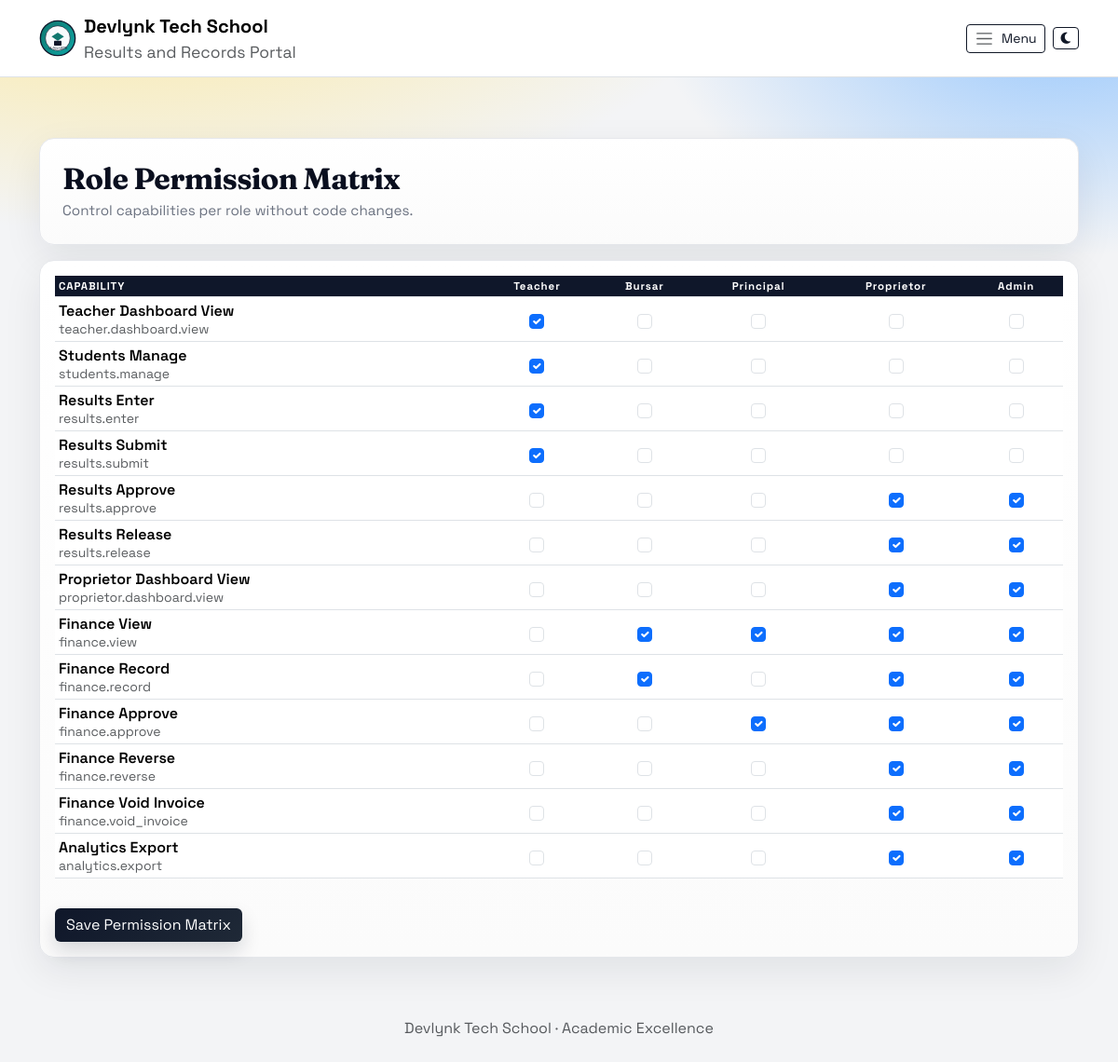
The page /accounts/permissions/matrix/ (signed in) on the database its author committed.
### accounts/models.py (models this page shows, shortened)
class SchoolBranding(models.Model):
    GRADING_TEMPLATE_CUSTOM = "custom"
    GRADING_TEMPLATE_WAEC = "waec"
    GRADING_TEMPLATE_STRICT = "strict"
    GRADING_TEMPLATE_CHOICES = (
        (GRADING_TEMPLATE_CUSTOM, "Custom"),
        (GRADING_TEMPLATE_WAEC, "WAEC Standard"),
        (GRADING_TEMPLATE_STRICT, "Strict Senior"),
    )
    REPORT_STYLE_CLASSIC = "classic"
    REPORT_STYLE_COMPACT = "compact"
    REPORT_STYLE_CHOICES = (
        (REPORT_STYLE_CLASSIC, "Classic"),
        (REPORT_STYLE_COMPACT, "Compact"),
    )
    PRINT_DENSITY_STANDARD = "standard"
    PRINT_DENSITY_DENSE = "dense"
    PRINT_DENSITY_CHOICES = (
        (PRINT_DENSITY_STANDARD, "Standard"),
        (PRINT_DENSITY_DENSE, "High Density"),
    )
    id = models.AutoField(primary_key=True)
    school_name = models.CharField(max_length=150, default="Al-Waarith Model College")
    school_motto = models.CharField(max_length=200, default="Results and Records Portal")
    school_logo = models.FileField(upload_to="branding/", blank=True, null=True)
    principal_signature_name = models.CharField(max_length=120, default="Principal")
    class_teacher_signature_name = models.CharField(max_length=120, default="Class Teacher")
    principal_signature_file = models.FileField(
        upload_to="branding/signatures/", blank=True, null=True
    )
    class_teacher_signature_file = models.FileField(
        upload_to="branding/signatures/", blank=True, null=True
    )
    grading_template = models.CharField(
        max_length=16, choices=GRADING_TEMPLATE_CHOICES, default=GRADING_TEMPLATE_CUSTOM
    )
    report_template_style = models.CharField(
        max_length=16, choices=REPORT_STYLE_CHOICES, default=REPORT_STYLE_CLASSIC
    )
    report_print_density = models.CharField(
        max_length=16, choices=PRINT_DENSITY_CHOICES, default=PRINT_DENSITY_STANDARD
    )
    result_footer_note = models.CharField(max_length=160, blank=True)
    grade_a_min = models.PositiveSmallIntegerField(default=70)
    grade_b_min = models.PositiveSmallIntegerField(default=60)
    grade_c_min = models.PositiveSmallIntegerField(default=50)
    grade_d_min = models.PositiveSmallIntegerField(default=45)
    pass_mark = models.PositiveSmallIntegerField(default=45)
    promotion_min_attendance_rate = models.FloatField(default=75.0)
    promotion_min_behavior_average = models.FloatField(default=2.5)
    promotion_require_non_cognitive = models.BooleanField(default=True)
    updated_at = models.DateTimeField(auto_now=True)
    class Meta:
        verbose_name = "School Branding"
        verbose_name_plural = "School Branding"
    @classmethod
    def get_solo(cls):
        obj = cls.objects.order_by("id").first()
        if obj:
            return obj
        return cls.objects.create()

### accounts/views.py (the view, shortened to what this page needs)
# urls.py: path("permissions/matrix/", role_permission_matrix, name="role_permission_matrix"),
@proprietor_required
def role_permission_matrix(request):
    capability_labels = {
        cap: cap.replace(".", " ").replace("_", " ").title()
        for cap in ALL_CAPABILITIES
    }
    overrides = get_role_capability_overrides()
    matrix = []
    for capability in ALL_CAPABILITIES:
        row = {
            "capability": capability,
            "label": capability_labels[capability],
            "roles": {},
        }
        for role in MANAGED_ROLES:
            default_allowed = capability in ROLE_CAPABILITIES.get(role, set())
            effective_allowed = overrides.get(role, {}).get(capability, default_allowed)
            row["roles"][role] = effective_allowed
        matrix.append(row)
    context = {
        "roles": MANAGED_ROLES,
        "matrix": matrix,
    }
    return render(request, "accounts/role_permission_matrix.html", context)

### accounts/capabilities.py (called while the page is built)
def _user_roles(user):
    roles = set()
    if not user or not user.is_authenticated:
        return roles
    if getattr(user, "is_superuser", False):
        roles.add("admin")
    if getattr(user, "is_admin", False):
        roles.add("admin")
    if getattr(user, "is_proprietor", False):
        roles.add("proprietor")
    if getattr(user, "is_teacher", False):
        roles.add("teacher")
    if getattr(user, "is_bursar", False):
        roles.add("bursar")
    if getattr(user, "is_principal", False):
        roles.add("principal")
    user_group_names = set(user.groups.values_list("name", flat=True))
    if "Bursar" in user_group_names:
        roles.add("bursar")
    if "Principal" in user_group_names:
        roles.add("principal")
    return roles

def capabilities_for_user(user):
    roles = _user_roles(user)
    caps = set()
    overrides = get_role_capability_overrides()
    for role in roles:
        caps.update(ROLE_CAPABILITIES.get(role, set()))
        role_overrides = overrides.get(role, {})
        for capability, is_allowed in role_overrides.items():
            if is_allowed:
                caps.add(capability)
            else:
                caps.discard(capability)
    return caps

def has_capability(user, capability):
    if not user or not user.is_authenticated:
        return False
    if getattr(user, "is_superuser", False):
        return True
    return capability in capabilities_for_user(user)

### accounts/permissions.py (called while the page is built)
def is_proprietor(user):
    return has_capability(user, CAP_VIEW_PROPRIETOR_DASHBOARD)

def proprietor_required(view_func):
    @wraps(view_func)
    def _wrapped(request, *args, **kwargs):
        if not request.user.is_authenticated:
            return redirect_to_login(request.get_full_path())
        if is_proprietor(request.user):
            return view_func(request, *args, **kwargs)
        messages.error(request, "You are not authorized to access this area.")
        return redirect(default_dashboard_url(request.user))
    return _wrapped

### results/templatetags/custom_filters.py (called while the page is built)
@register.filter
def get_item(dictionary, key):
    return dictionary.get(key)

### templates/accounts/role_permission_matrix.html (shortened to what this page needs)
{% extends "base.html" %}
{% load custom_filters %}
{% block content %}
<div class="waec-card p-4 mb-3">
  <h2 class="waec-title mb-1">Role Permission Matrix</h2>
  <div class="waec-subtitle">Control capabilities per role without code changes.</div>
</div>
<form method="post" class="waec-card p-3">
  <div class="table-responsive">
    <table class="table table-sm waec-table align-middle">
      <thead>
        <tr>
          <th>Capability</th>
          {% for role in roles %}
          <th class="text-center text-capitalize">{{ role }}</th>
          {% endfor %}
        </tr>
      </thead>
      <tbody>
        {% for row in matrix %}
        <tr>
          <td>
            <div class="fw-semibold">{{ row.label }}</div>
            <div class="text-muted small">{{ row.capability }}</div>
          </td>
          {% for role in roles %}
          <td class="text-center">
            <input
              type="checkbox"
              class="form-check-input"
              name="role_{{ role }}"
              value="{{ row.capability }}"
              {% if row.roles|get_item:role %}checked{% endif %}
            >
          </td>
          {% endfor %}
        </tr>
        {% endfor %}
      </tbody>
    </table>
  </div>
  <div class="mt-3">
    <button class="btn btn-dark">Save Permission Matrix</button>
  </div>
</form>
{% endblock %}

### templates/base.html (shortened to what this page needs)
﻿{% load static %}
<!DOCTYPE html>
<html lang="en">
<head>
    <link href="https://cdn.jsdelivr.net/npm/bootstrap@5.3.2/dist/css/bootstrap.min.css" rel="stylesheet">
    <link rel="stylesheet" href="https://cdnjs.cloudflare.com/ajax/libs/font-awesome/6.5.1/css/all.min.css">
    <link href="{% static 'css/app.css' %}" rel="stylesheet">
    {% if page_css_path %}
    <link href="{% static page_css_path %}" rel="stylesheet">
    {% endif %}
</head>
<body>
<nav class="navbar navbar-expand-lg navbar-light bg-white border-bottom fixed-top">
  <div class="container">
    <a class="navbar-brand d-flex align-items-center gap-2" href="{% url 'home' %}">
      <img src="{{ school_logo_url }}" alt="School Badge" width="40" height="40">
      <div>
        <div class="fw-bold">{{ school_name_display }}</div>
        <div class="text-muted small">{{ school_motto_display }}</div>
      </div>
    </a>
    <div class="d-flex align-items-center gap-2 ms-auto">
      <button class="btn btn-outline-dark btn-sm d-inline-flex align-items-center gap-2" type="button" data-bs-toggle="offcanvas" data-bs-target="#sideNav" aria-controls="sideNav">
        <span class="navbar-toggler-icon"></span>
        <span class="d-none d-md-inline">Menu</span>
      </button>
      <button class="btn btn-outline-dark btn-sm d-inline-flex align-items-center gap-2" type="button" id="themeToggle" aria-label="Toggle theme">
        <i class="fa-solid fa-moon" id="themeToggleIcon"></i>
      </button>
    </div>
  </div>
</nav>
<main class="container py-4 page-content">
    {% block content %}{% endblock %}
</main>
<footer class="text-center text-muted py-4">
    {{ school_name_display }} · Academic Excellence
</footer>
</body>
</html>

### static/css/app.css (style rules this page uses)
:root { --waec-ink: #0a0f1f; --waec-ink-soft: #1f2937; --waec-muted: #6b7280; --waec-bg: #f3f4f6; --waec-accent: #f59e0b; --waec-accent-2: #2563eb; --waec-border: #e5e7eb; --waec-card: #ffffff; --waec-glow: rgba(245, 158, 11, 0.2); }
body { font-family: "Space Grotesk", system-ui, -apple-system, "Segoe UI", sans-serif; background: radial-gradient(1200px 600px at 10% -10%, #fde68a 0%, transparent 60%), radial-gradient(800px 500px at 95% 0%, #93c5fd 0%, transparent 55%), var(--waec-bg); color: var(--waec-ink); min-height: 100vh; padding-top: 90px; }
.waec-card { background: linear-gradient(180deg, #ffffff 0%, #fbfbfb 100%); border: 1px solid var(--waec-border); border-radius: 16px; box-shadow: 0 14px 40px rgba(15, 23, 42, 0.08); }
.waec-title { font-family: "Fraunces", "Times New Roman", serif; font-weight: 700; color: var(--waec-ink); letter-spacing: -0.02em; }
.waec-subtitle { color: var(--waec-muted); font-size: 0.95rem; }
.waec-table thead th { background: #0f172a; color: #fff; text-transform: uppercase; font-size: 0.72rem; letter-spacing: 0.08em; }
.navbar { backdrop-filter: blur(10px); background: rgba(255, 255, 255, 0.8); border-bottom: 1px solid rgba(229, 231, 235, 0.8); }
.page-content { margin-top: 10px; }
.btn-dark { background: linear-gradient(135deg, #0f172a 0%, #1f2937 100%); border: none; box-shadow: 0 10px 20px rgba(15, 23, 42, 0.15); }
.btn-outline-dark { border-color: #111827; color: #111827; }

### rows shown on the page
SchoolBranding: school_name "Devlynk Tech School", school_motto "Results and Records Portal"

### other values the page prints
{{ role }} "Teacher" "Bursar" "Principal" "Proprietor" "Admin"
{{ row.label }} "Teacher Dashboard View" "Students Manage" "Results Enter" "Results Submit" "Results Approve" "Results Release" "Proprietor Dashboard View" "Finance View" "Finance Record" "Finance Approve" "Finance Reverse" "Finance Void Invoice" "Analytics Export"
{{ row.capability }} "teacher.dashboard.view" "students.manage" "results.enter" "results.submit" "results.approve" "results.release" "proprietor.dashboard.view" "finance.view" "finance.record" "finance.approve" "finance.reverse" "finance.void_invoice" "analytics.export"
